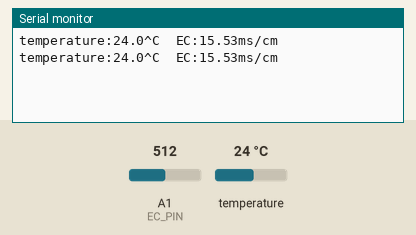
Recording of a sketch running on a simulated Arduino Uno, built with avr-gcc and run on an emulated ATmega328P. Parts: the last lines printed to the serial monitor. The test bench sets the inputs (shaded band); at power-on: temperature 24 °C, A1 (EC_PIN) = 512.

Above: at 2.8 s.
2.9 s: temperature set to 12 °C
At 4.2 s:
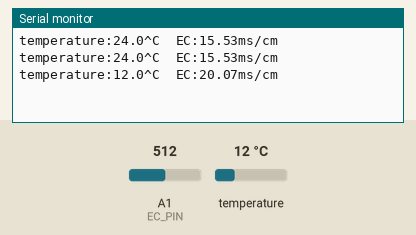
4.4 s: A1 (EC_PIN) set to 716
At 5.6 s:
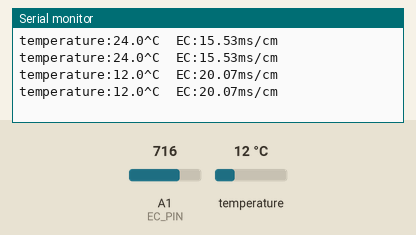
5.9 s: temperature set to 19 °C
At 5.9 s:
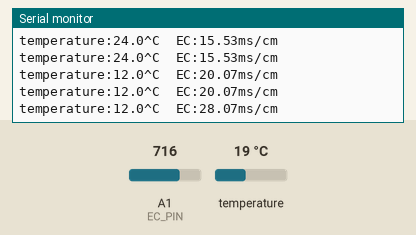
7.4 s: A1 (EC_PIN) set to 900
At 8.3 s:
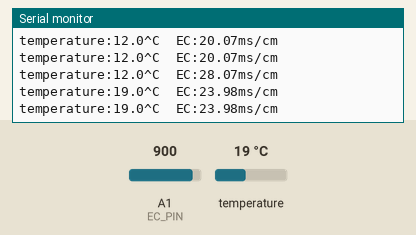
Timing chart, 0 to 9.9 s (numbered marks = the images above; inputs shaded):
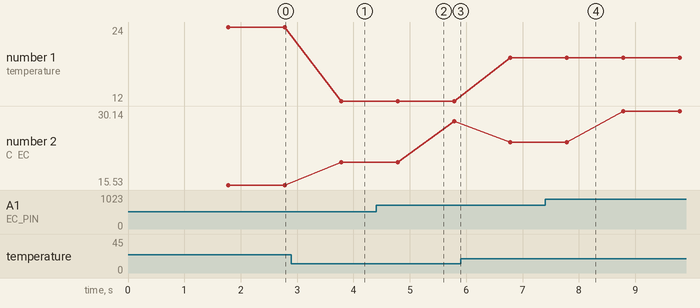

Measured:
- after the input at 2.9 s, the serial monitor: prints a new line after 0.88 s (image 1)
- plotted number 1: 24 → 12 after the input at 2.9 s, 12 → 19 after the input at 5.9 s
- plotted number 2: 15.53 → 20.07 after the input at 2.9 s, 20.07 → 28.07 after the input at 4.4 s, 28.07 → 23.98 after the input at 5.9 s, 23.98 → 30.14 after the input at 7.4 s

The sketch:

EC_Temp.ino
```cpp
// (licence header left out)
#include "DFRobot_EC.h"
#include <EEPROM.h>
#include <OneWire.h>
#include <DallasTemperature.h>

#define EC_PIN A1
float voltage,ecValue,temperature = 25;
DFRobot_EC ec;

const int pinDatosDQ = 9;
OneWire oneWireObjeto(pinDatosDQ);
DallasTemperature sensorDS18B20(&oneWireObjeto);

void setup()
{
  Serial.begin(115200);
  ec.begin();
  sensorDS18B20.begin();

}

void loop()
{
    static unsigned long timepoint = millis();
    if(millis()-timepoint>1000U)  //time interval: 1s
    {
      timepoint = millis();
      voltage = analogRead(EC_PIN)/1024.0*5000;   // read the voltage
      temperature = readTemperature();          // read your temperature sensor to execute temperature compensation
      ecValue =  ec.readEC(voltage,temperature);  // convert voltage to EC with temperature compensation
      Serial.print("temperature:");
      Serial.print(temperature,1);
      Serial.print("^C  EC:");
      Serial.print(ecValue,2);
      Serial.println("ms/cm");
    }
    ec.calibration(voltage,temperature);          // calibration process by Serail CMD
}

float readTemperature()
{
  sensorDS18B20.requestTemperatures();
  return sensorDS18B20.getTempCByIndex(0);
}
```
